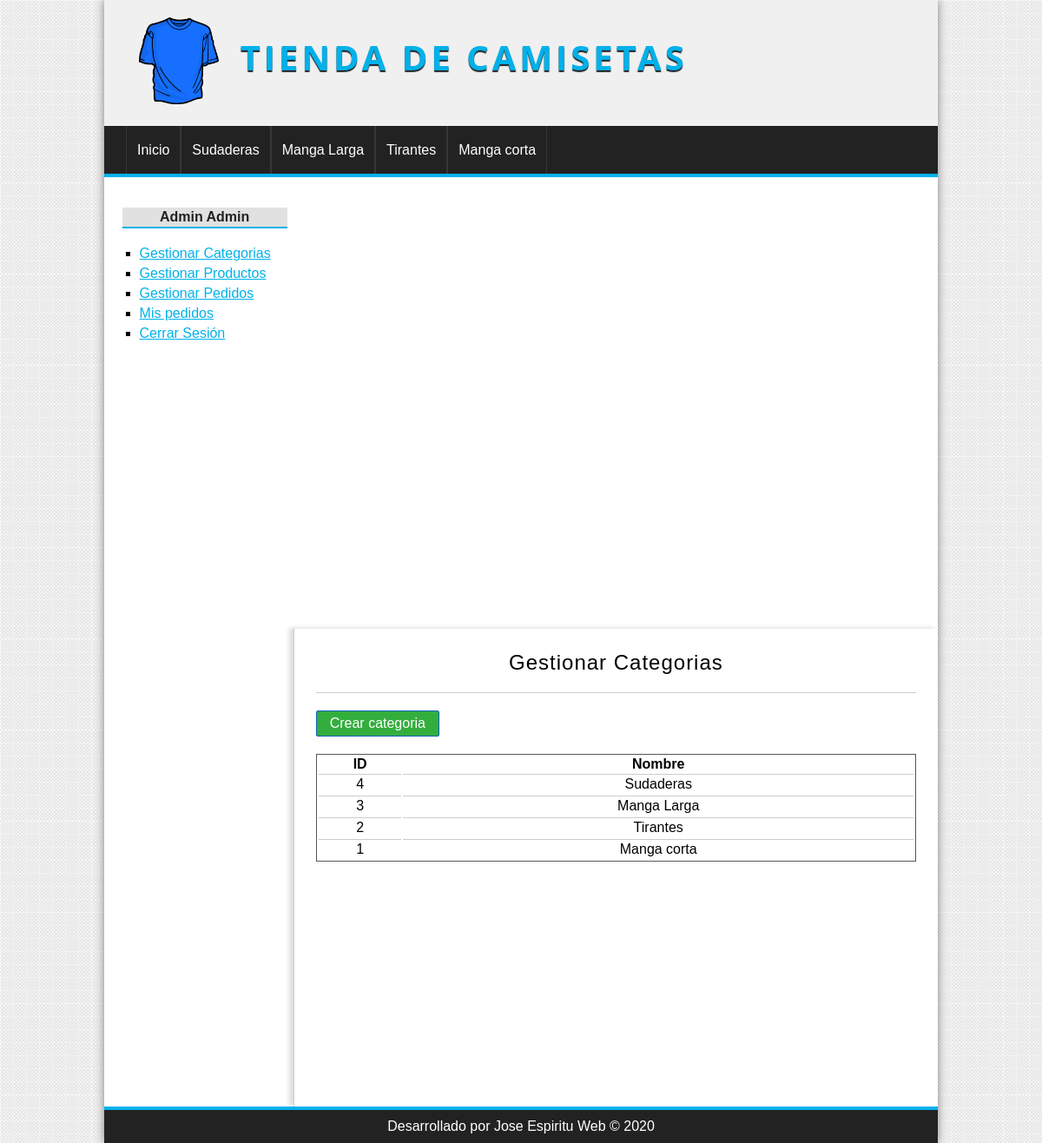
Before: /categoria/index (signed in) with the older database file.
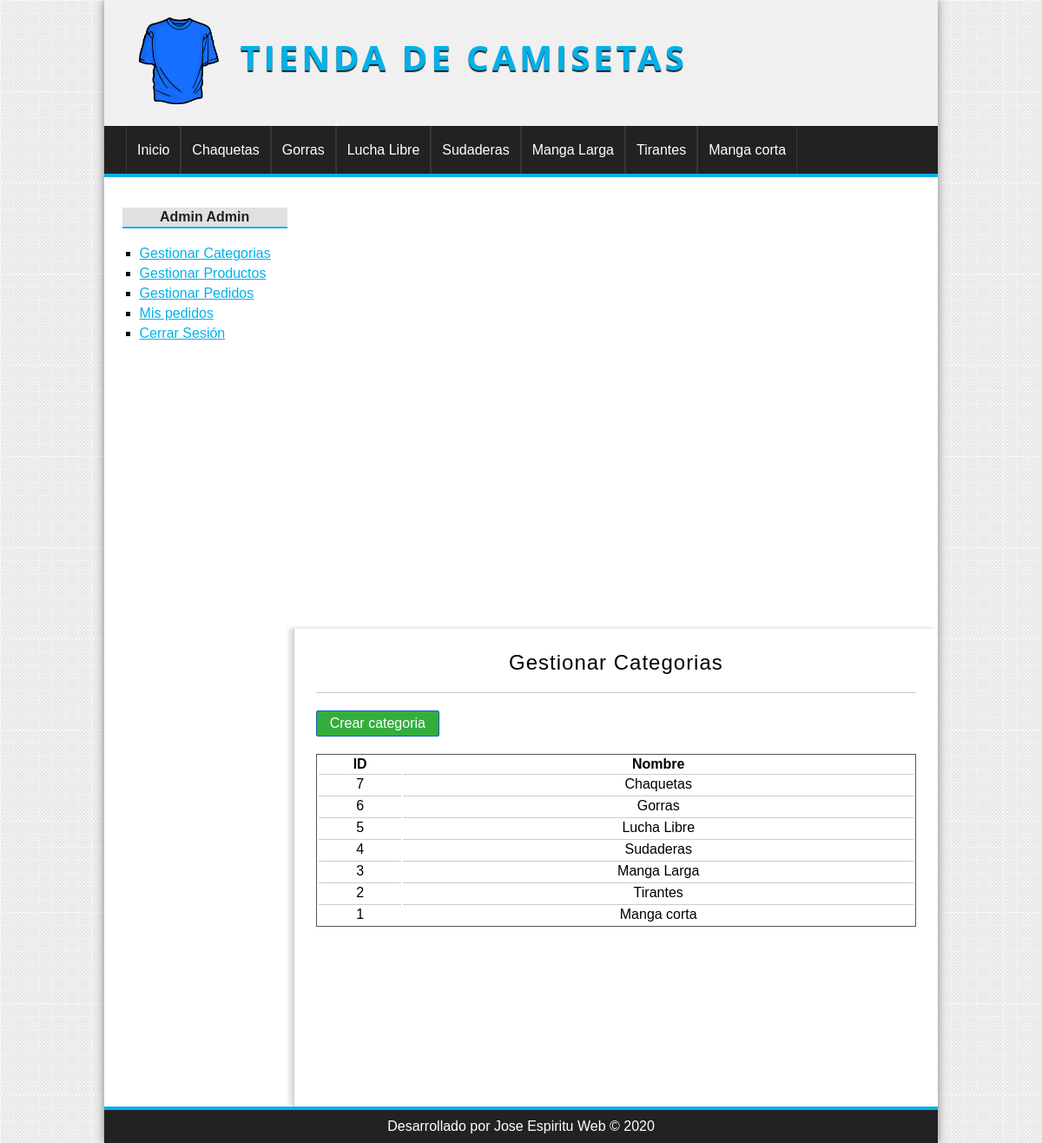
After: the same page with the newer database file.
### tables this page shows
CREATE TABLE `categorias` (
  `id` int(255) NOT NULL,
  `nombre` varchar(100) NOT NULL
);

### config/db.php (called while the page is built)
<?php
class Database{
    public static function connect(){
        $db = new mysqli('localhost', 'root', '', 'tienda_php_poo');
        $db->query("SET NAMES 'utf-8'");
        return $db;
    }
}
?>

### helpers/utils.php (called while the page is built, shortened)
<?php
class Utils{
    public static function showCategorias(){
        require_once 'models/categoria.php';
        $categoria = new Categoria();
        $categorias = $categoria->getAll();
        return $categorias;
    }
}
?>

### models/categoria.php (called while the page is built, shortened)
<?php
class Categoria{
    private $db;
    public function __construct(){
        $this->db = Database::connect();
    }
    public function getAll(){
        $categorias = $this->db->query("SELECT * FROM categorias ORDER BY id DESC;");
        return $categorias;
    }
}
?>

### controllers/CategoriaController.php (called while the page is built, shortened)
<?php
require_once 'models/categoria.php';
class categoriaController {
    public function index(){
        $categoria = new Categoria();
        $categorias = $categoria->getAll();
        require_once 'views/categoria/index.php';
    }
}
?>

### views/categoria/index.php (the view)
<h1>Gestionar Categorias</h1>
<a href="<?=BASE_URL?>categoria/crear" class="button button-small">Crear categoria</a>
<table>
    <tr>
        <th>ID</th>
        <th>Nombre</th>
    </tr>
    <?php while($cat = $categorias->fetch_object()): ?>
        <tr>
            <td><?=$cat->id?></td>
            <td><?=$cat->nombre?></td>
        </tr>
    <?php endwhile; ?>
</table>

### views/layout/header.php (shortened to what this page needs)
<!DOCTYPE html>
<html lang="es">
<head>
    <link rel="stylesheet" href="<?=BASE_URL?>assets/css/styles.css" />
</head>
<body>
    <div id="container">
        <header id="header">
            <div id="logo">
                <img src="<?=BASE_URL?>assets/img/camiseta.png" alt="Camiseta Logo" />
                <a href="<?=BASE_URL?>index.php">
                    Tienda de camisetas
                </a>
            </div>
        </header>
        <?php $categorias = Utils::showCategorias(); ?>
        <nav id="menu">
            <ul>
                <li>
                    <a href="#">Inicio</a>
                </li>
                <?php  while($cat = $categorias->fetch_object()): ?>
                    <li>
                        <a href="#"><?=$cat->nombre?></a>
                    </li>
                <?php endwhile; ?>
            </ul>
        </nav>
        <div id="content">

### views/layout/sidebar.php
<aside id="lateral">
    <div id="login" class="block_aside">
        <?php if(!isset($_SESSION['identity'])) :?>
            <h3>Entrar a la web</h3>
            <form action="<?=BASE_URL?>usuario/login" method="POST">
                <label for="email">Email</label>
                <input type="email" name="email" />
                <label for="password">Contraseña</label>
                <input type="password" name="password" />
                <input type="submit" value="Enviar" />
            </form>
        <?php else: ?>
            <h3><?=$_SESSION['identity']->nombre?> <?=$_SESSION['identity']->apellidos?></h3>
        <?php endif;?>
        <ul>
            <?php if(isset($_SESSION['admin'])): ?>
                <li><a href="<?=BASE_URL?>categoria/index">Gestionar Categorias</a></li>
                <li><a href="#">Gestionar Productos</a></li>
                <li><a href="#">Gestionar Pedidos</a></li>
            <?php endif; ?>
            <?php if(isset($_SESSION['identity'])): ?>
                <li><a href="#">Mis pedidos</a></li>
                <li><a href="<?=BASE_URL?>usuario/logout">Cerrar Sesión</a></li>
            <?php else: ?>
                <li><a href="<?=BASE_URL?>usuario/registro">Registrate Aqui</a></li>
            <?php endif; ?>
        </ul>
    </div>
</aside>
<div id="central">

### index.php (shortened to what this page needs)
<?php
require_once 'config/db.php';
require_once 'helpers/utils.php';
require_once 'views/layout/header.php';
require_once 'views/layout/sidebar.php';
if(isset($_GET['controller'])){
    $nombre_controlador = $_GET['controller'].'Controller';
} elseif(!isset($_GET['controller']) && !isset($_GET['action'])) {
    $nombre_controlador = CONTROLLER_DEFAULT;
} else {
    show_error();
    exit();
}
if(class_exists($nombre_controlador)){
    $controlador = new $nombre_controlador();
    if(isset($_GET['action']) && method_exists($controlador, $_GET['action'])){
        $action = $_GET['action'];
        $controlador->$action();
    } elseif(!isset($_GET['controller']) && !isset($_GET['action'])) {
        $action_default = ACTION_DEFAULT;
        $controlador->$action_default();
    } else {
        show_error();
    }
} else {
    show_error();
}
require_once 'views/layout/footer.php';
?>

### views/layout/footer.php
</div>
</div>
<footer id="footer">
    <p>Desarrollado por Jose Espiritu Web &copy; <?= date('Y') ?></p>
</footer>
</div>
</body>
</html>

### assets/css/styles.css (style rules this page uses)
* { padding: 0px; margin: 0px; font-family: Arial, Helvetica, sans-serif; }
body { background: url(../img/bg.png); }
a { color: #01b1ea; }
table { text-align: center; width: 100%; border: 1px solid #555555; }
td { border-top: 1px solid #cccccc; padding: 2px; }
#container { width: 80%; margin: 0 auto; box-shadow: 0px 0px 10px gray; background: white; }
#header { height: 145px; background-color: #f0f0f0; }
#logo { padding: 20px; margin-left: 20px; float: left; }
#logo img { float: left; height: 100px; }
#logo a { float: left; font-size: 40px; letter-spacing: 4px; font-family: 'Open Sans', Helvetica, Arial; text-transform: uppercase; color: #01b1ea; font-weight: bold; text-decoration: none; margin-top: 18px; margin-left: 25px; text-shadow: 0px 2px 1px #222222; transition: all 300ms; }
#menu { clear: both; background: #222222; color: wheat; height: 55px; border-bottom: 4px solid #01b1ea; }
#menu ul { list-style: none; text-decoration: none; margin: 0px auto; margin-left: 25px; }
#menu ul li { line-height: 55px; float: left; border-right: 1px solid #363636; }
#menu a { display: block; color: white; text-decoration: none; padding-left: 12px; padding-right: 12px; transition: all 300ms; }
#menu a:first-child { border-left: 1px solid #363636; }
#content { margin: 0 auto; overflow: hidden; background: white; }
#lateral { width: 22%; min-height: 500px; float: left; margin-top: 20px; margin-left: 10px; }
#lateral .block_aside { display: block; width: 90%; margin: 5px auto; padding: 10px; }
#lateral h3 { display: block; color: #222222; width: 100%; text-align: center; padding-top: 2px; padding-bottom: 2px; margin-bottom: 15px; font-size: 16px; font-weight: bold; background: #e1e1e1; border-bottom: 2px solid #01b1ea; }
#lateral ul { margin-top: 20px; margin-bottom: 20px; }
#lateral ul li { list-style: square; margin-left: 20px; margin-top: 5px; margin-bottom: 5px; }
input[type="button"], input[type="submit"], button, .button { display: block; border-radius: 2px; width: auto; padding: 5px; padding-left: 10px; padding-right: 10px; color: white; background: #2979cd; border: 1px solid #1160be; cursor: pointer; }
.button { background: #33ae3d; color: white !important; text-decoration: none; }
.button-small { width: 120px; text-align: center; margin-bottom: 20px; }
#central { width: 72%; min-height: 500px; float: right; border-left: 1px solid #cccccc; box-shadow: -5px -1px 5px #dddddd; padding: 25px; }
#central h1 { font-size: 24px; font-weight: normal; letter-spacing: 1px; text-align: center; border-bottom: 1px solid #cccccc; margin-bottom: 20px; padding: 20px; padding-top: 0px; }
#footer { clear: both; text-align: center; padding-top: 10px; padding-bottom: 10px; color: white; background: #222222; border-top: 4px solid #01b1ea; }

Changed rows visible on the page:
added categorias: nombre "Chaquetas", id "7"
added categorias: nombre "Gorras", id "6"
added categorias: nombre "Lucha Libre", id "5"
